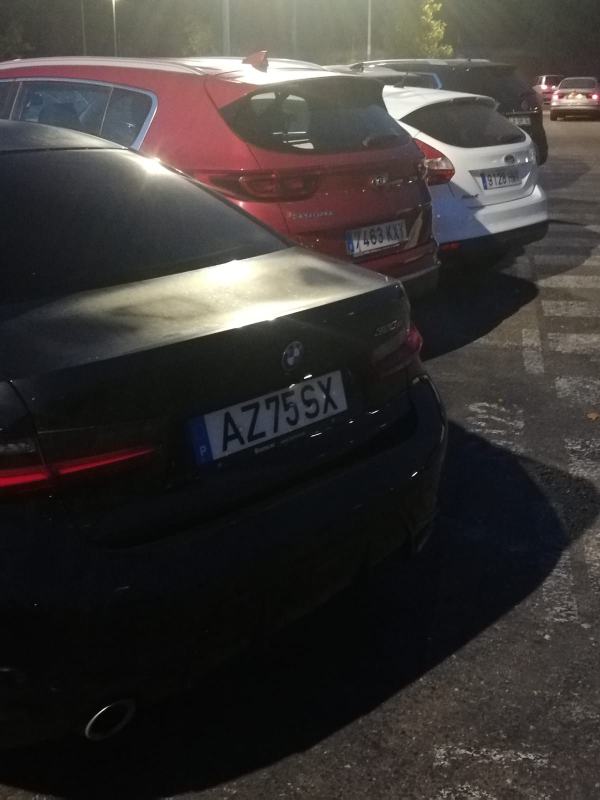
#> input picture formatXML/images/08666433-IMG-20241108-WA0024.jpg, 1200 x 1599 px, given in place of 3c8e7fe1-IMG-20241109-WA0029.jpg, which was not available (shown at 1/2 size)
$ python main.py
#> lines starting #> are read from the running program, lines starting #| are printed output that depends on the picture; after the words box and inside, x2 and y2 are one past the last pixel; in counts of white or black regions, pixels touching at a corner belong together; pictures that were not available may be replaced by others from this repository, and a replacement may not be noted
from copyreg import pickle

import cv2 as cv2
import pathlib
import os
import xml.etree.ElementTree as ET
import pytesseract


# [100 lines left out: functions read_voc_xml, verification, procXML, not called in this run]


if __name__ == "__main__":
    #Modulo para captura por cámara WIP
    # camera = cv.VideoCapture(0)
    # if not camera.isOpened():
    #     print("error camara no cargada")
    #     exit()
    # while True:
    #     ret, frame = camera.read()
    #     if not ret:
    #         print("error no se puede obtener imagen")
    #         exit()
    # cv.imshow("Ventana", frame)
    # Se crea el objeto que representa la fuente de video
    #
    # camara = cv.VideoCapture(0)
    #
    # # Si no se ha podido acceer a la fuente de video se sale del programa
    #
    # if not camara.isOpened():
    #     print("No es posible abrir la cámara")
    #
    #     exit()
    #
    # while True:
    #
    #     # Se captura la imagen frame a frame
    #
    #     ret, frame = camara.read()
    #
    #     # Si la captura no se ha tomado correctamente se sale del bucle
    #
    #     if not ret:
    #         print("No es posible obtener la imagen")
    #
    #         break
    #
    #     # El frame se muestra en pantalla
    #
    #     cv.imshow('webcam', frame)
    #
    #     if cv.waitKey(1) == ord('q'):
    #         break
    #
    # # Se libera la cámara y se cierra la ventana
    #
    # camara.release()
    #
    # cv.destroyAllWindows()

    image = 'formatXMLPlate/images/3c8e7fe1-IMG-20241109-WA0029.jpg'
    model = 'platedetc/cascade.xml'
    model2 = 'platedetc/haarcascade_licence_plate_rus_16stages.xml'
    model3 = 'platedetc/haarcascade_russian_plate_number.xml'

    classifier = cv2.CascadeClassifier(model)
    classifier2 = cv2.CascadeClassifier(model2)
    classifier3 = cv2.CascadeClassifier(model3)

    img = cv2.imread(image)
#> img is the input picture: shape (1599, 1200, 3); mean B, G, R 52.1, 54, 57.9
    img = cv2.resize(img, (1920, 1080), interpolation=cv2.INTER_AREA)
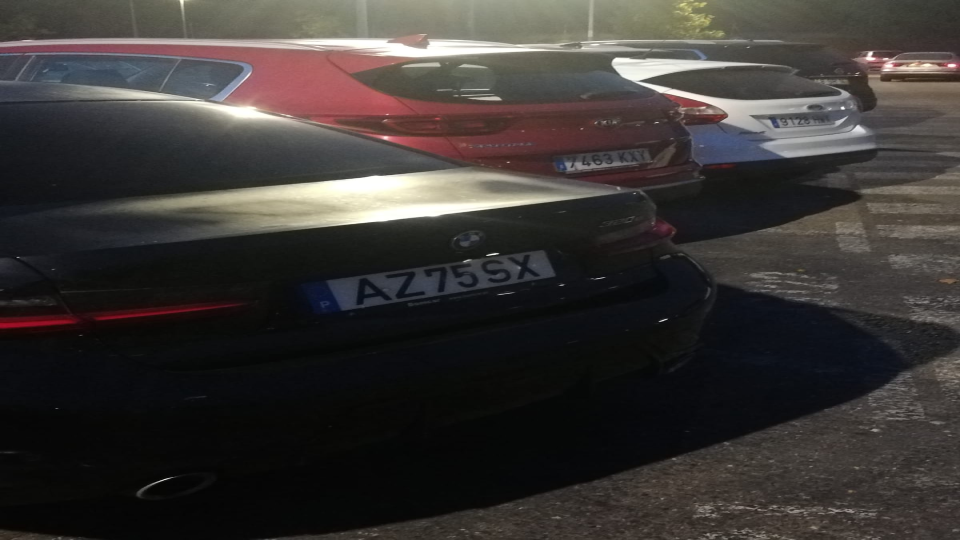
#> img: shape (1080, 1920, 3) (shown at 1/2 size); mean B, G, R 52, 53.9, 57.8
    # Start pytesseract with the tesseract.exe route
    pytesseract.pytesseract.tesseract_cmd = r'C:\Users\user\Desktop\TesseractOCR\tesseract.exe'

    # Convert the image to grayscale
    gray = cv2.cvtColor(img, cv2.COLOR_BGR2GRAY)
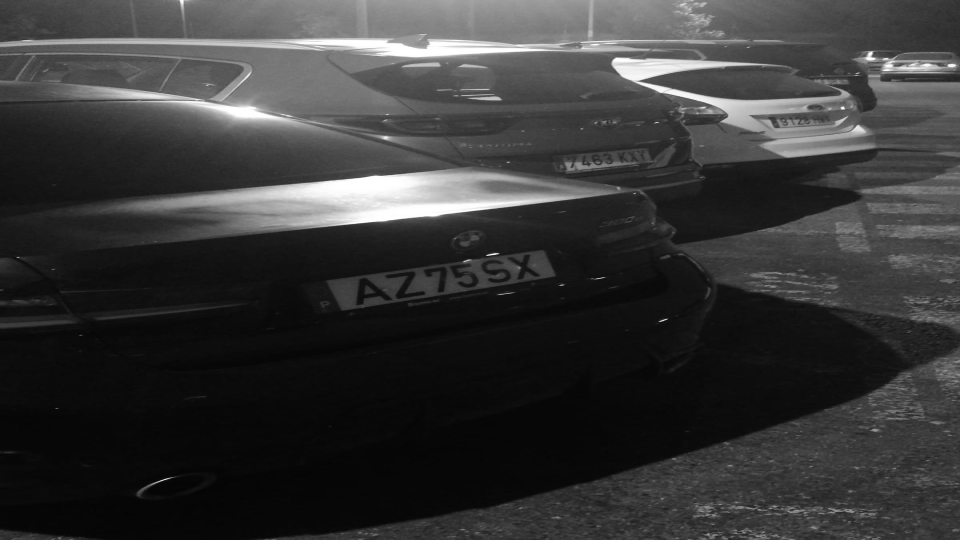
#> gray: shape (1080, 1920) (shown at 1/2 size); min 0, max 255, mean 54.9

    # Perform object detection
    objects = classifier.detectMultiScale(gray,
                                          scaleFactor=1.1, minNeighbors=5,
                                          minSize=(30, 30))
#> objects = 31 rows, first 6: [1708, 80, 54, 54], [1695, 242, 41, 41], [263, 941, 62, 62], [1351, 105, 48, 48], [889, 480, 116, 116], [1328, 103, 52, 52]
    plates = classifier3.detectMultiScale(gray, scaleFactor=1.1, minNeighbors=5, minSize=(30, 30))
#> plates = [[1117, 271, 249, 83]]

    # Draw rectangles around detected objects
    for (x, y, w, h) in objects:
        cv2.rectangle(img, (x, y), (x + w, y + h), (255, 0, 0), 2)
#> this loop made 31 passes
#> (x, y, w, h) on passes 1 to 12: (1708, 80, 54, 54), (1695, 242, 41, 41), (263, 941, 62, 62), (1351, 105, 48, 48), (889, 480, 116, 116), (1328, 103, 52, 52), (1165, 292, 63, 63), (715, 534, 94, 94), (1281, 106, 55, 55), (1580, 180, 56, 56), (279, 376, 54, 54), (1355, 461, 57, 57)
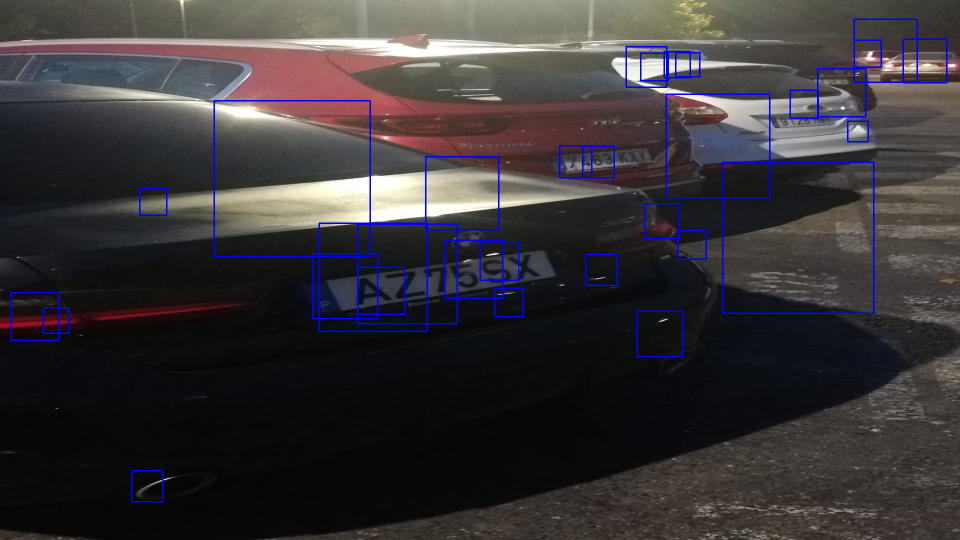
#> img: shape (1080, 1920, 3) (shown at 1/2 size); 1.79% of pixels changed, all inside (x1, y1, x2, y2) = (21, 37, 1895, 1005)
    for (x, y, w, h) in plates:
        # Extraer la región de la matrícula
        plate_region = gray[y:y + h, x:x + w]

        # Aplicar umbralización (thresholding) para mejorar la precisión de OCR
        _, plate_region = cv2.threshold(plate_region, 0, 255, cv2.THRESH_BINARY + cv2.THRESH_OTSU)

        # Leer el texto de la región de la matrícula usando Tesseract OCR
#> (the run stopped early here; a loop or call above may not have finished)
